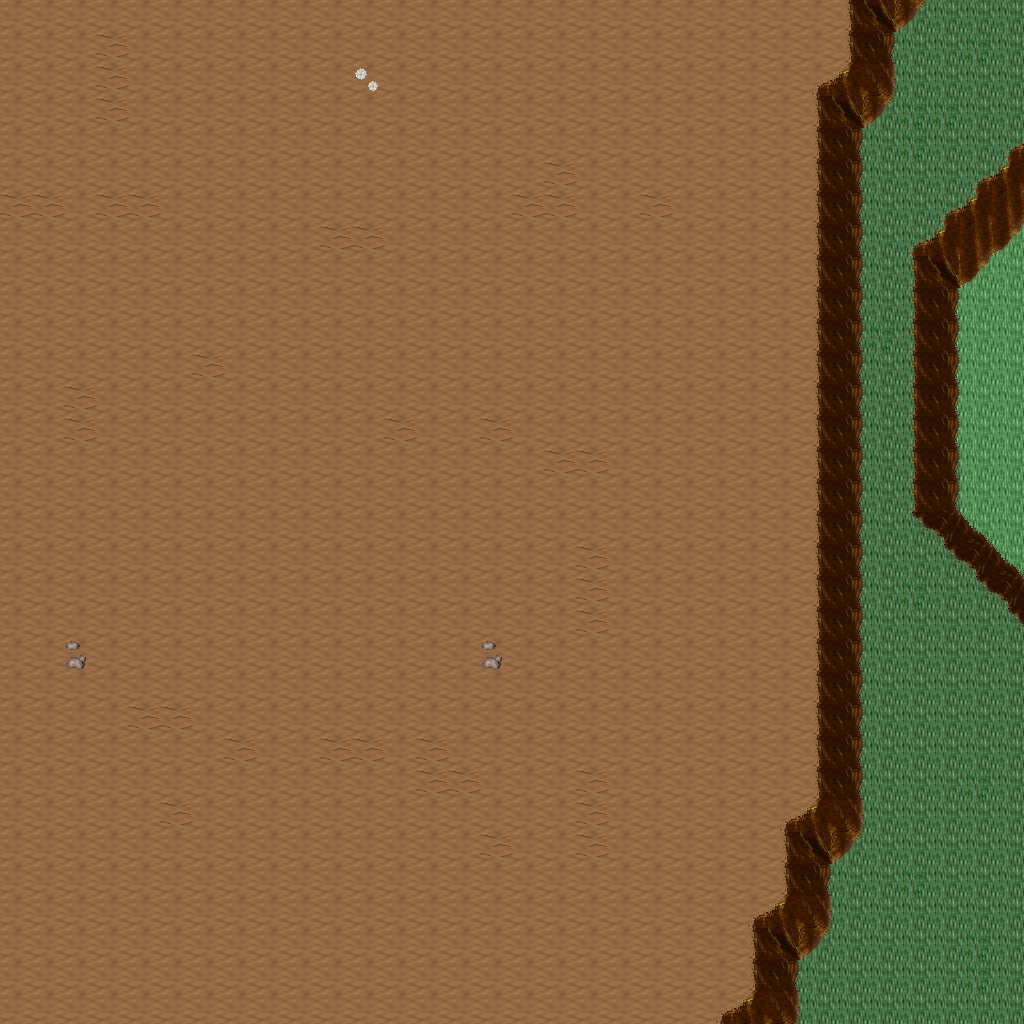

Tiled map render using the project's own tile images. Description and the map definition, with tile-layer contents summarised, below:
An orthogonal 32x32 tile map with 32x32 px tiles, 5 tile layers (Ground, Objects, Objects2, Above, ...), 1 hidden layer not drawn, 16 tilesets.

<map version="1.10" tiledversion="1.11.0" orientation="orthogonal" renderorder="right-down" width="32" height="32" tilewidth="32" tileheight="32" infinite="0" nextlayerid="11" nextobjectid="1">
 <tileset firstgid="1" name="ground_ground" tilewidth="32" tileheight="32" tilecount="33" columns="3">
  <image source="../drawable/ground_ground.png" width="96" height="352" />
 </tileset>
 <tileset firstgid="34" name="ground_ridge_earth_dark" tilewidth="32" tileheight="32" tilecount="96" columns="12">
  <image source="../drawable/ground_ridge_earth_dark.png" width="384" height="256" />
 </tileset>
 <tileset firstgid="130" name="ground_earth_edges" tilewidth="32" tileheight="32" tilecount="18" columns="6">
  <image source="../drawable/ground_earth_edges.png" width="192" height="96" />
 </tileset>
 <tileset firstgid="148" name="ground_rock_pebbles" tilewidth="32" tileheight="32" tilecount="3" columns="1">
  <image source="../drawable/ground_rock_pebbles.png" width="32" height="96" />
 </tileset>
 <tileset firstgid="151" name="plant_grasses" tilewidth="32" tileheight="32" tilecount="6" columns="3">
  <image source="../drawable/plant_grasses.png" width="96" height="64" />
 </tileset>
 <tileset firstgid="157" name="plant_flower_daisy_white" tilewidth="32" tileheight="32" tilecount="8" columns="2">
  <image source="../drawable/plant_flower_daisy_white.png" width="64" height="128" />
 </tileset>
 <tileset firstgid="165" name="plant_flower_daisy_blue" tilewidth="32" tileheight="32" tilecount="8" columns="2">
  <image source="../drawable/plant_flower_daisy_blue.png" width="64" height="128" />
 </tileset>
 <tileset firstgid="173" name="plant_flower_daisy_red" tilewidth="32" tileheight="32" tilecount="8" columns="2">
  <image source="../drawable/plant_flower_daisy_red.png" width="64" height="128" />
 </tileset>
 <tileset firstgid="181" name="plant_flower_daisy_yellow" tilewidth="32" tileheight="32" tilecount="8" columns="2">
  <image source="../drawable/plant_flower_daisy_yellow.png" width="64" height="128" />
 </tileset>
 <tileset firstgid="189" name="plant_tree_tree_green" tilewidth="32" tileheight="32" tilecount="88" columns="8">
  <image source="../drawable/plant_tree_tree_green.png" width="256" height="352" />
 </tileset>
 <tileset firstgid="277" name="logic_portal" tilewidth="32" tileheight="32" tilecount="24" columns="8">
  <image source="../drawable/logic_portal.png" width="256" height="96" />
 </tileset>
 <tileset firstgid="301" name="logic_collision" tilewidth="32" tileheight="32" tilecount="1" columns="1">
  <image source="../drawable/logic_collision.png" width="32" height="32" />
 </tileset>
 <tileset firstgid="302" name="furniture_chair_bench_wooden" tilewidth="32" tileheight="32" tilecount="8" columns="2">
  <image source="../drawable/furniture_chair_bench_wooden.png" width="64" height="128" />
 </tileset>
 <tileset firstgid="310" name="plant_stump_int_small_stump_2" tilewidth="32" tileheight="32" tilecount="1" columns="1">
  <image source="../drawable/plant_stump_int_small_stump_2.png" width="32" height="32" />
 </tileset>
 <tileset firstgid="311" name="object_well_hoist" tilewidth="32" tileheight="32" tilecount="9" columns="3">
  <image source="../drawable/object_well_hoist.png" width="96" height="96" />
 </tileset>
 <tileset firstgid="320" name="logic_creature_mutant" tilewidth="32" tileheight="32" tilecount="7" columns="7">
  <image source="../drawable/logic_creature_mutant.png" width="224" height="32" />
 </tileset>
 <layer id="1" name="Ground" width="32" height="32">
  <data>[1024 cells, 1024 non-empty, 3 distinct tile ids]</data>
 </layer>
 <layer id="2" name="Objects" width="32" height="32">
  <data>[1024 cells, 157 non-empty, 16 distinct tile ids]</data>
 </layer>
 <layer id="3" name="Objects2" width="32" height="32">
  <data>[1024 cells, 0 non-empty, 0 distinct tile ids]</data>
 </layer>
 <layer id="4" name="Above" width="32" height="32">
  <data>[1024 cells, 0 non-empty, 0 distinct tile ids]</data>
 </layer>
 <layer id="5" name="Above2" width="32" height="32">
  <data>[1024 cells, 0 non-empty, 0 distinct tile ids]</data>
 </layer>
 <layer id="6" name="Walkable" width="32" height="32" visible="0">
  <data>[1024 cells, 96 non-empty, 1 distinct tile ids]</data>
 </layer>
 <objectgroup id="7" name="Mapevents" />
 <objectgroup id="8" name="Spawn" />
 <objectgroup id="9" name="Keys" />
 <objectgroup id="10" name="Replace" />
</map>
